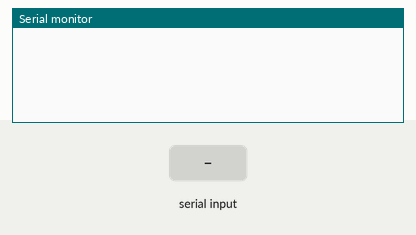
Recording of a sketch running on a simulated Arduino Uno, built with avr-gcc and run on an emulated ATmega328P. On the bench: the last lines printed to the serial monitor. Inputs (shaded band) come from the test bench.

Above: at 1.2 s.
1.3 s: "1\n" received over Serial
At 2.8 s:
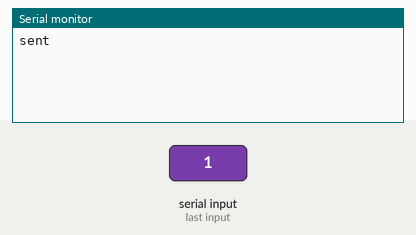
3.8 s: "1\n" received over the second serial link
At 6.0 s:
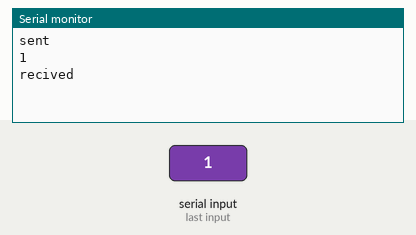
6.3 s: "0\n" received over the second serial link
At 8.0 s:
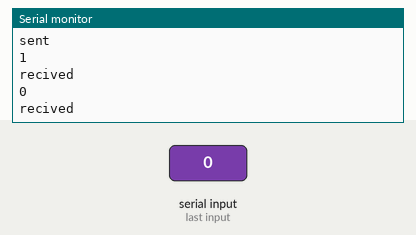

Measured:
- after the input at 1.3 s, the serial monitor: prints a new line after 1.0 s (image 1)
- after the input at 3.8 s, the serial monitor: prints a new line after 1.0 s (image 2)
- after the input at 6.3 s, the serial monitor: prints a new line after 1.0 s (image 3)

The sketch:

bt.ino
```cpp
#include <SoftwareSerial.h>

SoftwareSerial bt(2, 3);                         //RX AND THEN TX;

String readS;
char endChar = "!";

void setup()
{
        Serial.begin(9600);
        bt.begin(9600);
}

void loop()
{
        if (bt.available())
        {
                readS = bt.readStringUntil(endChar);

                Serial.println(readS);
                Serial.println("recived");
        }
        if (Serial.available())
        {
                readS = Serial.readStringUntil(endChar);

                bt.println(readS);
                Serial.println("sent");
        }

        delay(50);
}
```
